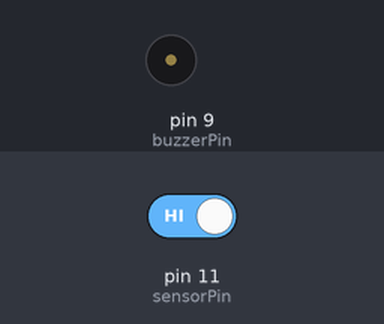
This sketch was run on a simulated Arduino Uno, built with avr-gcc and run on an emulated ATmega328P. On the bench: buzzer (waves = sounding, pin HIGH). Inputs (shaded band) come from the test bench; at power-on: pin 11 (sensorPin) HIGH.

Above: at 1.2 s.
1.3 s: pin 11 (sensorPin) driven LOW
At 1.7 s:
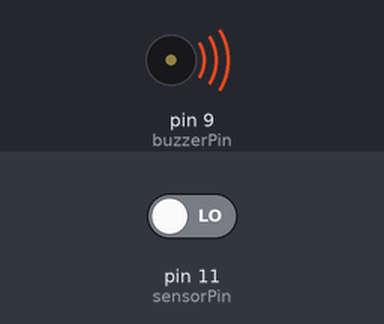
Timing chart, 0 to 4.8 s (numbered marks = the images above; inputs shaded):
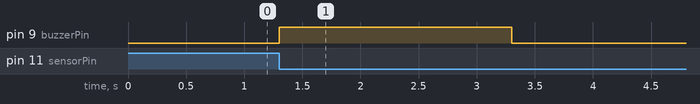

The sketch:

laser_tag.ino
```cpp
int sensorPin = 11;  // IR Sensor DO → D11
int buzzerPin = 9;   // Buzzer (+)  → D9

bool triggered = false;

void setup() {
  pinMode(sensorPin, INPUT);
  pinMode(buzzerPin, OUTPUT);
  digitalWrite(buzzerPin, LOW);
}

void loop() {
  int sensorState = digitalRead(sensorPin);

  // Laser beam broken → trigger buzzer
  if (sensorState == LOW && !triggered) {
    triggered = true;
    digitalWrite(buzzerPin, HIGH);
    delay(2000);               // Buzz for 2 seconds
    digitalWrite(buzzerPin, LOW);
  }

  // Reset when laser is restored
  if (sensorState == HIGH) {
    triggered = false;
  }
}
```

Measured:
- after the input at 1.3 s, pin 9 (buzzerPin): LOW → HIGH at once, → LOW 2.0 s later
